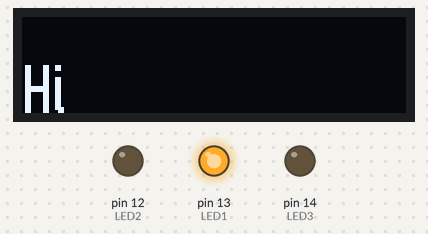
Recording of a sketch running on a simulated Arduino Uno, built with avr-gcc and run on an emulated ATmega328P. Parts: 128×32 one-colour display, output pins drawn as LEDs (lit = HIGH). What the sketch prints to the serial monitor is not drawn.

Above: at 0.1 s.
At 1.1 s:
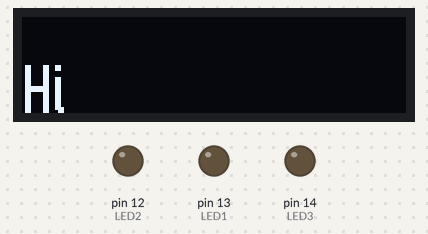
At 2.1 s:
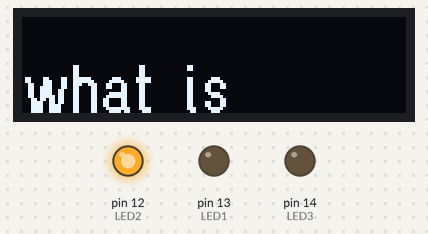
At 3.1 s:
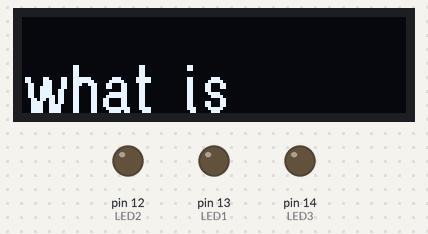
At 4.2 s:
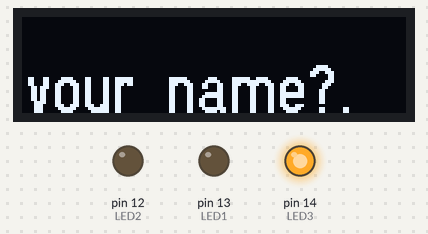
At 5.2 s:
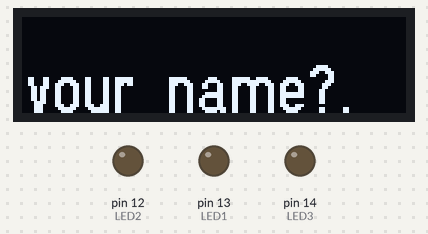
Timing chart, 0 to 40.0 s (numbered marks = the images above):
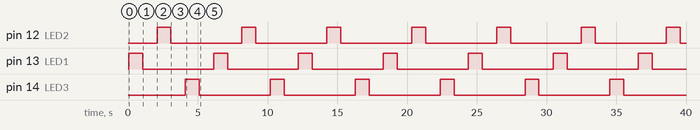

The sketch:

Tutorial_2_3.ino
```cpp
#include <U8g2lib.h> //Oliver

#define LED1 13
#define LED2 12
#define LED3 14
#define LED4 1
#define LED5 2
#define LED6 3

U8G2_SSD1306_128X32_UNIVISION_F_HW_I2C u8g2(U8G2_R0, /* reset=*/ 16, /* clock=*/ 5, /* data=*/ 4);

void setup() {
  // put your setup code here, to run once:
  Serial.begin(115200);
  Serial.println("Say something...");

  pinMode(LED1, OUTPUT);
  pinMode(LED2, OUTPUT);
  pinMode(LED3, OUTPUT);

  u8g2.begin();

  u8g2.setFont(u8g2_font_logisoso16_tf); // set the target font to calculate the pixel width
  u8g2.setFontMode(0);    // enable transparent mode, which is faster
}

void loop() {
  // put your main code here, to run repeatedly:
  printOnScreen("Hi");
  blink(LED1);
  printOnScreen("what is");
  blink(LED2);
  printOnScreen("your name?.");
  blink(LED3);
}

void printOnScreen(char* text)
{
  u8g2.firstPage();
  do {
    u8g2.drawStr(0, 32, text);
  } while ( u8g2.nextPage() );
  //delay(1000); //remove delay to move faster
}

void blink(int led)
{
  digitalWrite(led, HIGH);
  delay(1000);
  digitalWrite(led, LOW);
  delay(1000);
}
```

Measured:
- by itself, pin 12 (LED2), pin 13 (LED1), pin 14 (LED3): alternates HIGH for 1.0 s and LOW for 5.1 s
- by itself, everything shown: repeats every 6.1 s, in 9 steps
- what the display in image 2 shows lasts 2.0 s, from 2.1 s to 4.1 s
